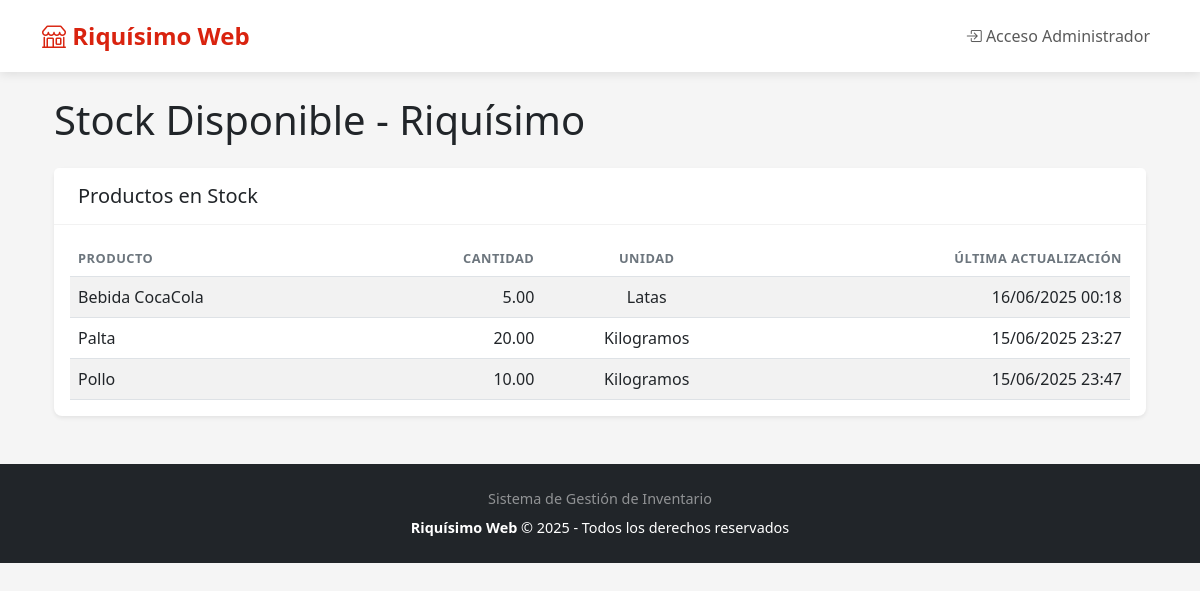
Before: / with the older database file.
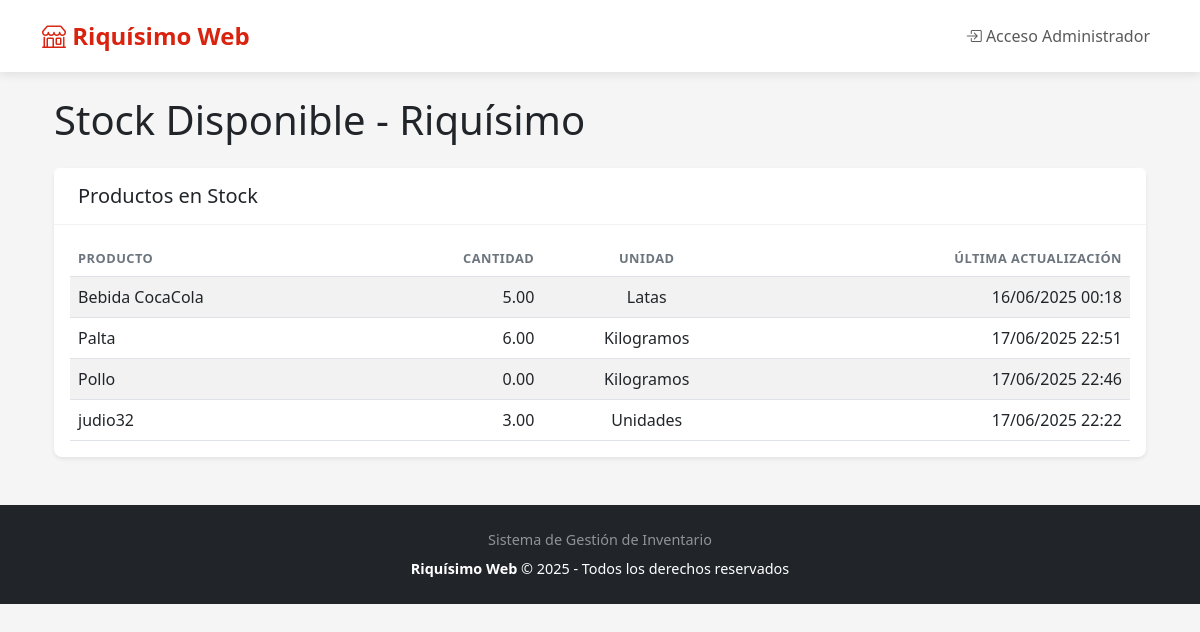
After: the same page with the newer database file.
### inventario/models.py (models this page shows, shortened)
class Producto(models.Model):
    UNIDADES = [
        ('un', 'Unidades'),
        ('kg', 'Kilogramos'),
        ('lt', 'Litros'),
        ('lata', 'Latas'),
    ]
    nombre = models.CharField(max_length=100)
    cantidad = models.IntegerField(validators=[MinValueValidator(0)])
    unidad = models.CharField(max_length=10, choices=UNIDADES)
    fecha_actualizacion = models.DateTimeField(auto_now=True)

### inventario/views.py (the view)
# urls.py: path('', stock_publico, name='stock_publico'),
def stock_publico(request):
    productos = Producto.objects.all().order_by('nombre')
    return render(request, 'inventario/stock_publico.html', {
        'productos': productos
    })

### inventario/templates/inventario/stock_publico.html
{% extends "base.html" %}
{% block content %}
<div class="container mt-4">
    <h1 class="mb-4">Stock Disponible - Riquísimo</h1>
    <div class="card shadow-sm">
        <div class="card-header">
            <h5 class="mb-0">Productos en Stock</h5>
        </div>
        <div class="card-body">
            <div class="table-responsive">
                <table class="table table-striped">
                    <thead>
                        <tr>
                            <th>Producto</th>
                            <th class="text-end">Cantidad</th>
                            <th class="text-center">Unidad</th>
                            <th class="text-end">Última actualización</th>
                        </tr>
                    </thead>
                    <tbody>
                        {% for producto in productos %}
                        <tr>
                            <td>{{ producto.nombre }}</td>
                            <td class="text-end">{{ producto.cantidad|floatformat:2 }}</td>
                            <td class="text-center">{{ producto.get_unidad_display }}</td>
                            <td class="text-end">{{ producto.fecha_actualizacion|date:"d/m/Y H:i" }}</td>
                        </tr>
                        {% empty %}
                        <tr>
                            <td colspan="4" class="text-center">No hay productos registrados</td>
                        </tr>
                        {% endfor %}
                    </tbody>
                </table>
            </div>
        </div>
    </div>
</div>
{% endblock %}

Changed rows visible on the page:
changed Producto "Palta": cantidad "20.00" → "6.00"; fecha_actualizacion "15/06/2025 23:27" → "17/06/2025 22:51"
changed Producto "Pollo": cantidad "10.00" → "0.00"; fecha_actualizacion "15/06/2025 23:47" → "17/06/2025 22:46"
added Producto: nombre "judio32", cantidad "3.00", unidad "Unidades", fecha_actualizacion "17/06/2025 22:22"
